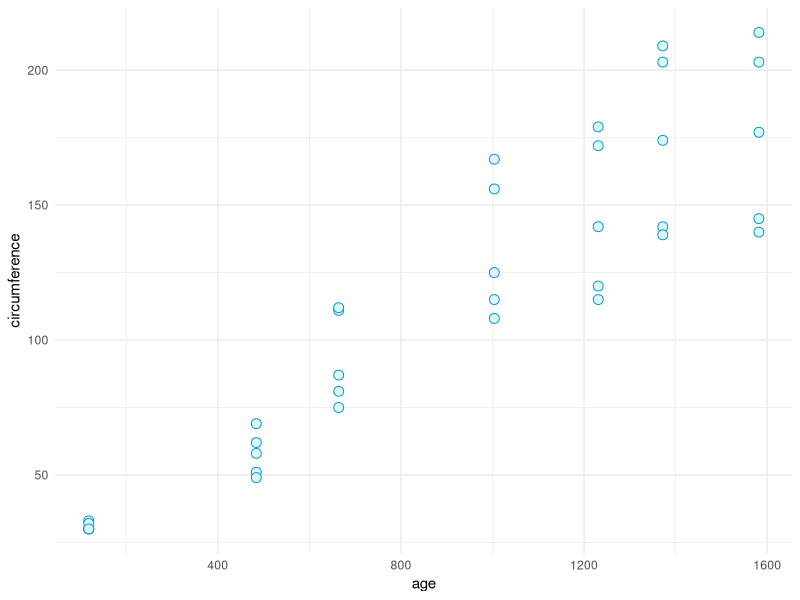

Generate this figure with R:
## ---- chunk 1
library(tidyverse)
library(officer)
library(flextable)

knitr::opts_chunk$set(
	message = FALSE,
	warning = FALSE,
	collapse = TRUE
)
## ---- chunk 2
mean(mtcars$mpg)
## ---- chunk 3
mean(mtcars$mpg)
## ---- chunk 4
mean(mtcars$mpg)
## ---- chunk 5
res <- mtcars %>%
  summarize(media = mean(mpg), desvio = sd(mpg), n = length(mpg))
## ---- chunk 6
ajuste <- lm(circumference ~ age, data = Orange)
coef <- coefficients(ajuste)

ggplot(data = Orange) +
  geom_point(mapping = aes(x = age, y = circumference), pch = 21, color = "#0098CD", fill = "#DCF7FA", size = 3) +
  theme_minimal()
## ---- chunk 7
knitr::include_graphics('https://upload.wikimedia.org/wikipedia/commons/d/df/Logo_UNIR.png')
## ---- chunk 8
mtcars[1:7, 1:5]
## ---- chunk 9
knitr::kable(
  mtcars[1:7, 1:5],
  caption = "Un kable de knitr."
)
## ---- chunk 10
ftab <- flextable(mtcars[1:7,1:5])
ftab <- set_caption(ftab, caption = "Ejemplo 1")
ftab
## ---- chunk 11
flex_data <- flextable(mtcars[1:7,1:5]) %>%
  border_remove()%>%
  flextable::align(align = 'center', part = "all")

big_border <- fp_border(color = "#0098CD", width = 2)
std_border <- fp_border(color = "#0098CD", width = 1)

flex_data <- hline_top(flex_data,part="body", border = std_border)%>%
  vline(border = std_border, part = "body")%>%
  vline_left(border = std_border, part = "body")%>%
  hline_bottom(part="body", border = std_border)%>%
  fontsize(size = 11, part = "all")%>%
  bold(i=1,part='header')%>%
  bg(i =1,bg='#0098CD', part = "header")%>%
  color(i=1,color='white',part='header')%>%
  bg(i = c(1, 3, 5,7), j = seq(1,5,2), bg='#d5e7fb', part = "body")%>%
  font(fontname = "Calibri", part = "all")%>%
  width(j=2,width = 2)%>%
  width(j=1,width = 0.5)
flex_data <- fix_border_issues(flex_data)
flex_data
